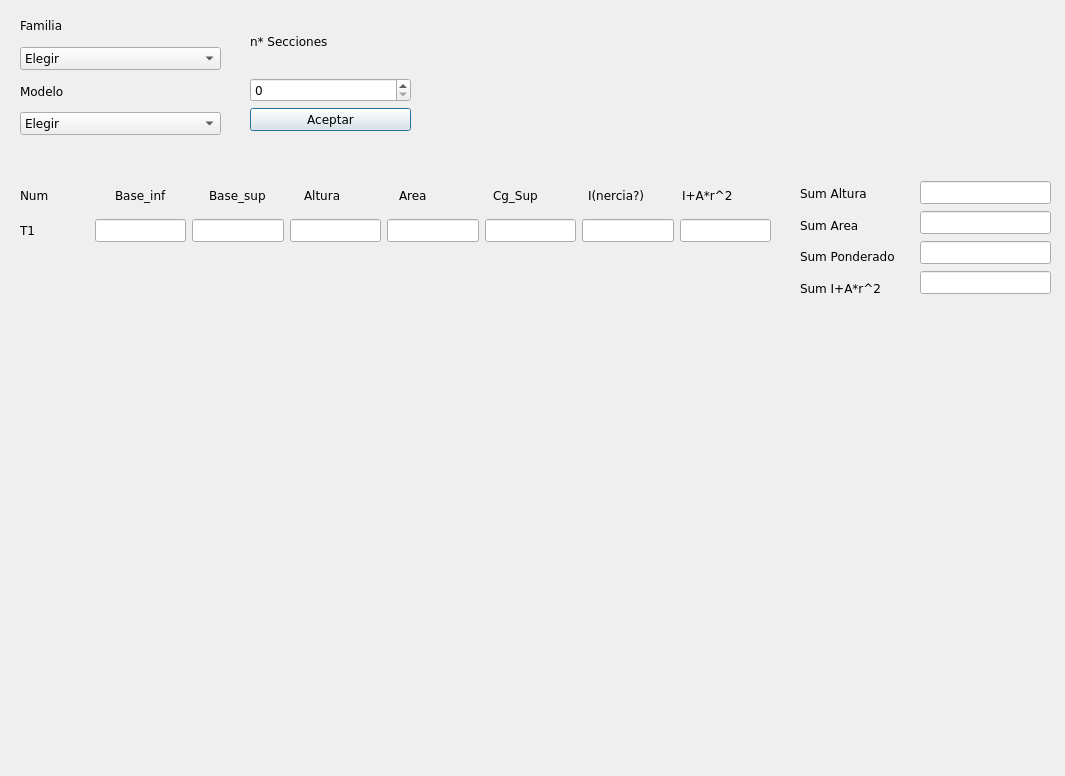
<?xml version="1.0" encoding="UTF-8"?>
<ui version="4.0">
 <class>Dialog</class>
 <widget class="QDialog" name="Dialog">
  <property name="geometry">
   <rect>
    <x>0</x>
    <y>0</y>
    <width>1065</width>
    <height>776</height>
   </rect>
  </property>
  <property name="font">
   <font>
    <family>Verdana</family>
    <italic>false</italic>
    <bold>false</bold>
   </font>
  </property>
  <property name="windowTitle">
   <string>Dialog</string>
  </property>
  <widget class="QWidget" name="verticalLayoutWidget">
   <property name="geometry">
    <rect>
     <x>20</x>
     <y>10</y>
     <width>201</width>
     <height>125</height>
    </rect>
   </property>
   <layout class="QVBoxLayout" name="verticalLayout_2">
    <item>
     <widget class="QLabel" name="label_familia">
      <property name="text">
       <string>Familia</string>
      </property>
     </widget>
    </item>
    <item>
     <widget class="QComboBox" name="combo_familia">
      <item>
       <property name="text">
        <string>Elegir</string>
       </property>
      </item>
      <item>
       <property name="text">
        <string>VI</string>
       </property>
      </item>
      <item>
       <property name="text">
        <string>VF</string>
       </property>
      </item>
     </widget>
    </item>
    <item>
     <widget class="QLabel" name="label_modelo">
      <property name="text">
       <string>Modelo</string>
      </property>
     </widget>
    </item>
    <item>
     <widget class="QComboBox" name="combo_modelo">
      <item>
       <property name="text">
        <string>Elegir</string>
       </property>
      </item>
      <item>
       <property name="text">
        <string>4120</string>
       </property>
      </item>
      <item>
       <property name="text">
        <string>9kjahsd</string>
       </property>
      </item>
     </widget>
    </item>
   </layout>
  </widget>
  <widget class="QWidget" name="verticalLayoutWidget_2">
   <property name="geometry">
    <rect>
     <x>250</x>
     <y>10</y>
     <width>161</width>
     <height>121</height>
    </rect>
   </property>
   <layout class="QVBoxLayout" name="verticalLayout_3">
    <item>
     <widget class="QLabel" name="label_cant">
      <property name="text">
       <string>n* Secciones</string>
      </property>
     </widget>
    </item>
    <item>
     <widget class="QSpinBox" name="spin_cant"/>
    </item>
    <item>
     <widget class="QPushButton" name="btn_acpt_cant">
      <property name="text">
       <string>Aceptar</string>
      </property>
     </widget>
    </item>
   </layout>
  </widget>
  <widget class="QWidget" name="horizontalLayoutWidget">
   <property name="geometry">
    <rect>
     <x>20</x>
     <y>180</y>
     <width>751</width>
     <height>31</height>
    </rect>
   </property>
   <layout class="QHBoxLayout" name="horizontalLayout">
    <item>
     <widget class="QLabel" name="label_name">
      <property name="text">
       <string>Num</string>
      </property>
     </widget>
    </item>
    <item>
     <widget class="QLabel" name="label_bi">
      <property name="text">
       <string>Base_inf</string>
      </property>
     </widget>
    </item>
    <item>
     <widget class="QLabel" name="label_bs">
      <property name="text">
       <string>Base_sup</string>
      </property>
     </widget>
    </item>
    <item>
     <widget class="QLabel" name="label_altura">
      <property name="text">
       <string>Altura</string>
      </property>
     </widget>
    </item>
    <item>
     <widget class="QLabel" name="label_area">
      <property name="text">
       <string>Area</string>
      </property>
     </widget>
    </item>
    <item>
     <widget class="QLabel" name="label_cg">
      <property name="text">
       <string>Cg_Sup</string>
      </property>
     </widget>
    </item>
    <item>
     <widget class="QLabel" name="label_inercia">
      <property name="text">
       <string>I(nercia?)</string>
      </property>
     </widget>
    </item>
    <item>
     <widget class="QLabel" name="label_op">
      <property name="text">
       <string>I+A*r^2</string>
      </property>
     </widget>
    </item>
   </layout>
  </widget>
  <widget class="QWidget" name="horizontalLayoutWidget_2">
   <property name="geometry">
    <rect>
     <x>20</x>
     <y>210</y>
     <width>751</width>
     <height>41</height>
    </rect>
   </property>
   <layout class="QHBoxLayout" name="horizontalLayout_2">
    <item>
     <widget class="QLabel" name="t1_name">
      <property name="text">
       <string>T1              </string>
      </property>
     </widget>
    </item>
    <item>
     <widget class="QLineEdit" name="t1_bi"/>
    </item>
    <item>
     <widget class="QLineEdit" name="t1_bs"/>
    </item>
    <item>
     <widget class="QLineEdit" name="t1_altura"/>
    </item>
    <item>
     <widget class="QLineEdit" name="t1_area"/>
    </item>
    <item>
     <widget class="QLineEdit" name="t1_cg"/>
    </item>
    <item>
     <widget class="QLineEdit" name="t1_inercia"/>
    </item>
    <item>
     <widget class="QLineEdit" name="t1_op"/>
    </item>
   </layout>
  </widget>
  <widget class="QWidget" name="verticalLayoutWidget_3">
   <property name="geometry">
    <rect>
     <x>800</x>
     <y>180</y>
     <width>121</width>
     <height>121</height>
    </rect>
   </property>
   <layout class="QVBoxLayout" name="verticalLayout_4">
    <item>
     <widget class="QLabel" name="label_sum_altura">
      <property name="text">
       <string>Sum Altura</string>
      </property>
     </widget>
    </item>
    <item>
     <widget class="QLabel" name="label_sum_area">
      <property name="text">
       <string>Sum Area</string>
      </property>
     </widget>
    </item>
    <item>
     <widget class="QLabel" name="label_sum_ponderado">
      <property name="text">
       <string>Sum Ponderado</string>
      </property>
     </widget>
    </item>
    <item>
     <widget class="QLabel" name="label_sum_op">
      <property name="text">
       <string>Sum I+A*r^2</string>
      </property>
     </widget>
    </item>
   </layout>
  </widget>
  <widget class="QWidget" name="verticalLayoutWidget_4">
   <property name="geometry">
    <rect>
     <x>920</x>
     <y>180</y>
     <width>131</width>
     <height>116</height>
    </rect>
   </property>
   <layout class="QVBoxLayout" name="verticalLayout_5">
    <item>
     <widget class="QLineEdit" name="result_sum_altura">
      <property name="readOnly">
       <bool>true</bool>
      </property>
     </widget>
    </item>
    <item>
     <widget class="QLineEdit" name="result_sum_area">
      <property name="readOnly">
       <bool>true</bool>
      </property>
     </widget>
    </item>
    <item>
     <widget class="QLineEdit" name="result_sum_ponderado">
      <property name="readOnly">
       <bool>true</bool>
      </property>
     </widget>
    </item>
    <item>
     <widget class="QLineEdit" name="result_sum_op">
      <property name="readOnly">
       <bool>true</bool>
      </property>
     </widget>
    </item>
   </layout>
  </widget>
  <widget class="QWidget" name="verticalLayoutWidget_5">
   <property name="geometry">
    <rect>
     <x>20</x>
     <y>250</y>
     <width>751</width>
     <height>441</height>
    </rect>
   </property>
   <layout class="QVBoxLayout" name="layout_nuevas_row">
    <item>
     <spacer name="verticalSpacer">
      <property name="orientation">
       <enum>Qt::Orientation::Vertical</enum>
      </property>
      <property name="sizeHint" stdset="0">
       <size>
        <width>20</width>
        <height>40</height>
       </size>
      </property>
     </spacer>
    </item>
   </layout>
  </widget>
 </widget>
 <resources/>
 <connections/>
</ui>
